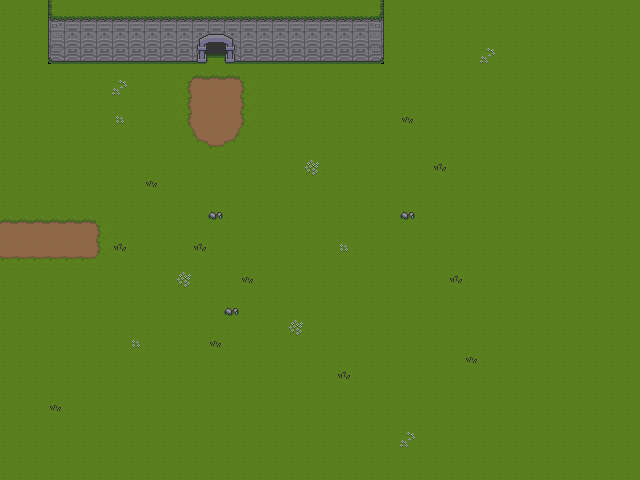

A level layout from a 2D game, rendered from its tile map. Below: a short description, then the map file with tile-grid data replaced by summaries:
An orthogonal 40x30 tile map with 16x16 px tiles, 2 tile layers (Tile Layer 1, Tile Layer 2), 3 tilesets and 14 objects.

<map version="1.10" tiledversion="1.11.2" orientation="orthogonal" renderorder="right-up" width="40" height="30" tilewidth="16" tileheight="16" infinite="0" nextlayerid="7" nextobjectid="66">
 <tileset firstgid="1" source="tilesets/Overworld_Tileset.tsx" />
 <tileset firstgid="235" source="tilesets/sprites.tsx" />
 <tileset firstgid="243" source="tilesets/64Objects.tsx" />
 <layer id="1" name="Tile Layer 1" width="40" height="30">
  <data>[1200 cells, 1200 non-empty, 28 distinct tile ids]</data>
 </layer>
 <layer id="4" name="Tile Layer 2" width="40" height="30">
  <data>[1200 cells, 23 non-empty, 6 distinct tile ids]</data>
 </layer>
 <objectgroup id="5" name="Objects">
  <object id="13" gid="62" x="176" y="76" width="16" height="16">
   <properties>
    <property name="Text" value="BEWARE! There are monsters in this dungeon." />
   </properties>
  </object>
  <object id="62" gid="77" x="224" y="256" width="16" height="16" />
  <object id="63" gid="78" x="160" y="224" width="16" height="16">
   <properties>
    <property name="Map File" value="grass2.tmx" />
   </properties>
  </object>
 </objectgroup>
 <objectgroup id="6" name="Enemies" />
 <objectgroup id="2" name="Load Zones">
  <object id="1" x="0" y="224" width="32" height="32">
   <properties>
    <property name="ID" type="int" value="9" />
    <property name="Map File" value="grass1.tmx" />
   </properties>
  </object>
  <object id="2" x="48" y="240">
   <point />
  </object>
  <object id="9" x="208" y="40" width="16" height="16">
   <properties>
    <property name="ID" type="int" value="2" />
    <property name="Map File" value="dungeon.tmx" />
   </properties>
  </object>
  <object id="12" x="216" y="72">
   <point />
  </object>
 </objectgroup>
 <objectgroup id="3" name="Collision">
  <object id="4" x="0" y="0" width="32" height="224" />
  <object id="5" x="0" y="-32" width="640" height="32" />
  <object id="6" x="0" y="480" width="640" height="32" />
  <object id="7" x="640" y="0" width="32" height="480" />
  <object id="8" x="0" y="256" width="32" height="224" />
  <object id="10" x="48" y="0" width="160" height="60" />
  <object id="11" x="224" y="0" width="160" height="60" />
 </objectgroup>
</map>
